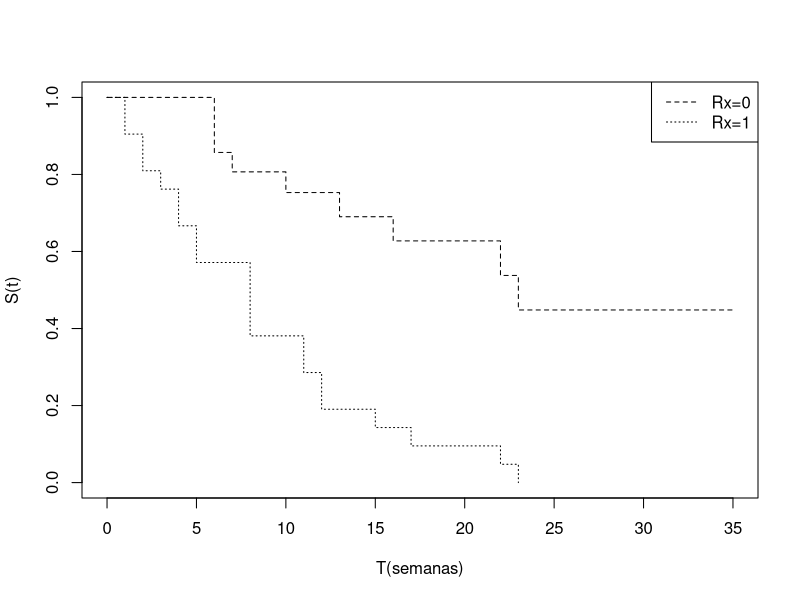
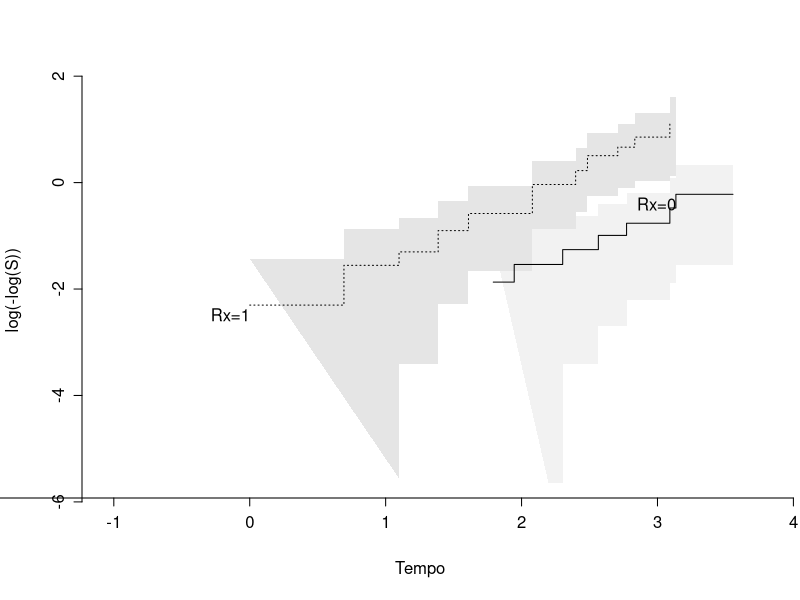
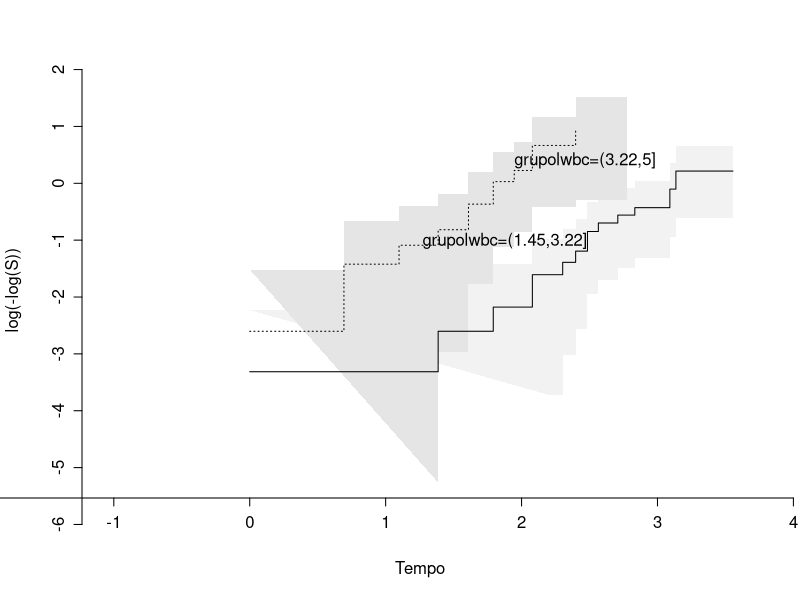
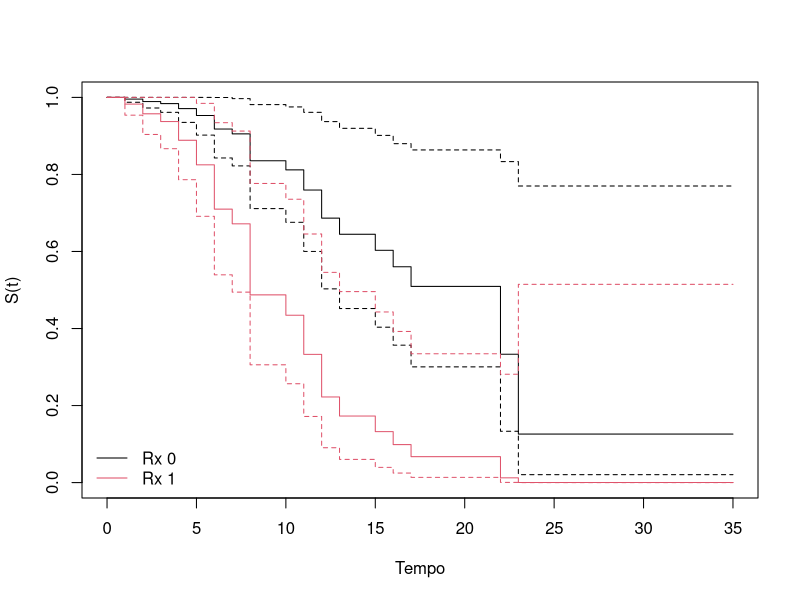

Source code (R) for these figures, in order:
## ---- chunk 1
library(survival)
library(readxl)
dados <- read_xlsx("anderson.xlsx", col_names = TRUE )
summary(dados)

## ---- chunk 2
ekm <- survfit(Surv(tempo,status)~Rx, data=dados)
tempo <- ekm$time
st <- ekm$surv
summary(ekm)
plot(ekm, xlab="T(semanas)",ylab="S(t)", lty=2:3)
legend("topright",c("Rx=0","Rx=1"), lty = 2:3)
## ---- chunk 3
leuc.cox1 <- coxph(Surv(tempo, status) ~ sexo + logwbc + Rx, data = dados)
summary(leuc.cox1)
## ---- chunk 4
leuc.cox2 <- coxph(Surv(tempo, status) ~ logwbc + Rx, data = dados)
logLik(leuc.cox2)

TRV <- 2*(logLik(leuc.cox1) - logLik(leuc.cox2))
pchisq(TRV[1],1, lower.tail = FALSE)
## ---- chunk 5
library(MASS)
leuc.cox2 <- stepAIC(leuc.cox1, direction="backward", trace=FALSE)
summary(leuc.cox2)
## ---- chunk 6
coef(leuc.cox2)
logLik(leuc.cox2)
## ---- chunk 7
library(rms)
survplot(npsurv(Surv(tempo, status) ~ Rx, data = dados),
loglog = TRUE, logt=TRUE, xlab = "Tempo", ylab = "log(-log(S))")

## ---- chunk 8
library(survminer)
ponto <- surv_cutpoint(dados, time = "tempo", event = "status", variables = "logwbc")
ponto$cutpoint[1]
dados$grupolwbc <- cut(dados$logwbc,ponto$cutpoint[1])
survplot(npsurv(Surv(tempo, status) ~ grupolwbc, data = dados),
loglog = TRUE, logt=TRUE, xlab = "Tempo", ylab = "log(-log(S))")

## ---- chunk 9
amostra <- data.frame(
Rx = c(0, 1), logwbc = rep(mean(dados$logwbc), 2))
amostra.surv <- survfit(leuc.cox2, newdata = amostra)
plot(amostra.surv, col = c(1, 2), conf.int = TRUE,
xlab = "Tempo", ylab = "S(t)")
legend("bottomleft", bty = "n", lty = 1, col = 1:2,
legend = sprintf("Rx %d", 0:1))
